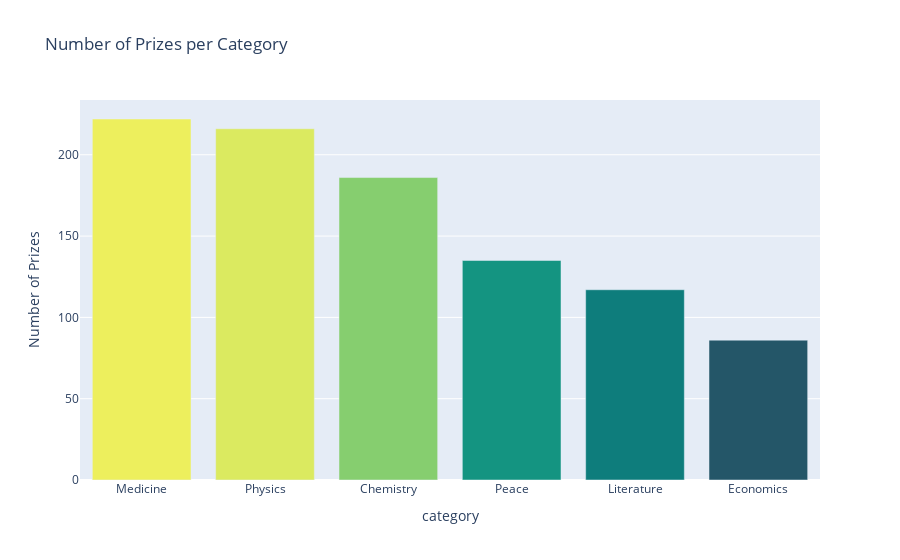

Notebook code cell kept with this figure:
### Markdown cell above
# Number of Prizes per Category

### Code cell
# Calculate the number of prizes per category
category_counts = df_data['category'].value_counts()
# Create a plotly bar chart
fig = px.bar(
    category_counts,
    x=category_counts.index,
    y=category_counts.values,
    title='Number of Prizes per Category',
    labels={'x': 'Category', 'y': 'Number of Prizes'},
    color=category_counts.values,
    color_continuous_scale='Aggrnyl'
)

# Hide the color axis
fig.update_layout(coloraxis_showscale=False)

fig.show()

### Figure 1 — Plotly figure (JSON) as saved in the notebook; plotly's stock layout.template omitted (floating-point values rounded to 4 significant figures)
{"data": [{"alignmentgroup": "True", "hovertemplate": "category=%{x}<br>Number of Prizes=%{y}<br>color=%{marker.color}<extra></extra>", "legendgroup": "", "marker": {"color": [222, 216, 186, 135, 117, 86], "coloraxis": "coloraxis", "pattern": {"shape": ""}}, "name": "", "offsetgroup": "", "orientation": "v", "showlegend": false, "textposition": "auto", "type": "bar", "x": ["Medicine", "Physics", "Chemistry", "Peace", "Literature", "Economics"], "xaxis": "x", "y": [222, 216, 186, 135, 117, 86], "yaxis": "y"}], "layout": {"barmode": "relative", "coloraxis": {"colorbar": {"title": {"text": "color"}}, "colorscale": [[0, "rgb(36, 86, 104)"], [0.1667, "rgb(15, 114, 121)"], [0.3333, "rgb(13, 143, 129)"], [0.5, "rgb(57, 171, 126)"], [0.6667, "rgb(110, 197, 116)"], [0.8333, "rgb(169, 220, 103)"], [1, "rgb(237, 239, 93)"]], "showscale": false}, "legend": {"tracegroupgap": 0}, "title": {"text": "Number of Prizes per Category"}, "xaxis": {"anchor": "y", "domain": [0, 1], "title": {"text": "category"}}, "yaxis": {"anchor": "x", "domain": [0, 1], "title": {"text": "Number of Prizes"}}}}
